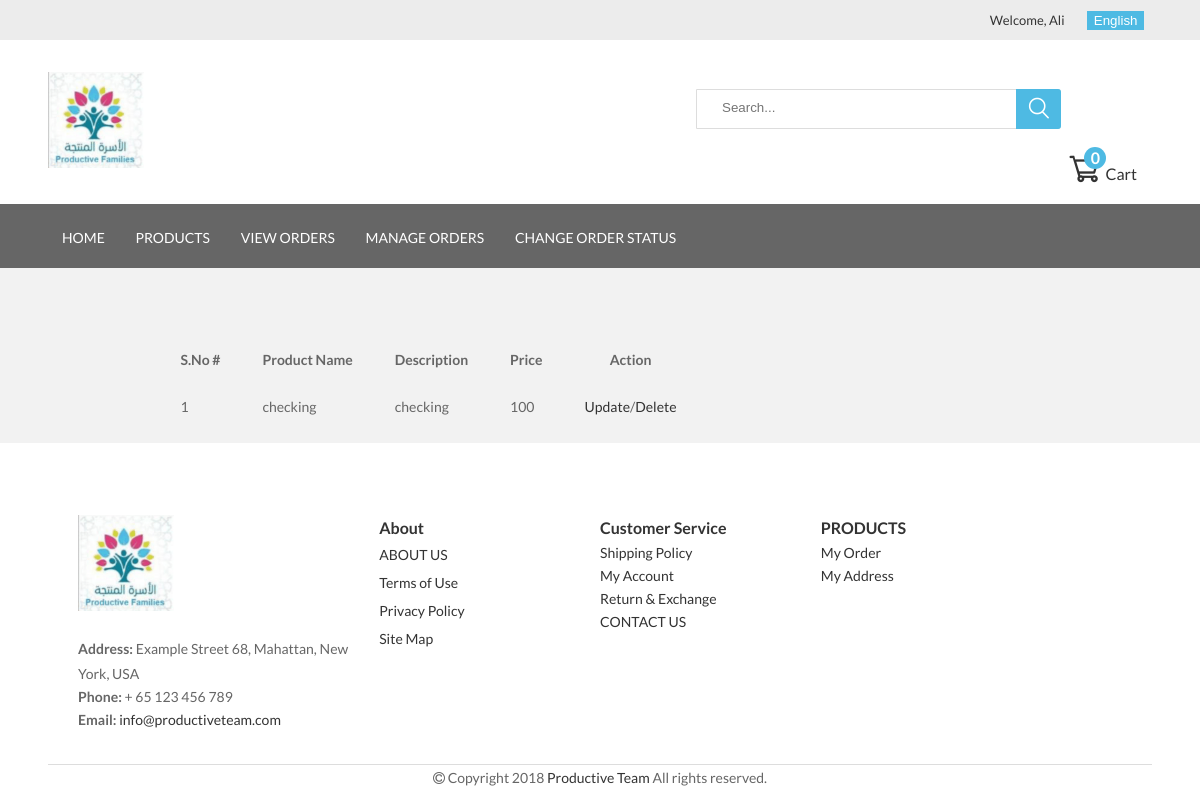
The app's page /vendors/view_products.php (signed in) with its own data.
### tables this page shows
CREATE TABLE `products` (
  `id` int(11) NOT NULL,
  `name` varchar(50) DEFAULT NULL,
  `name_ar` varchar(50) NOT NULL,
  `description` varchar(500) DEFAULT NULL,
  `description_ar` varchar(500) NOT NULL,
  `price` int(11) DEFAULT NULL,
  `image` varchar(50) DEFAULT NULL,
  `date_added` datetime NOT NULL,
  `stock_id` int(11) DEFAULT NULL,
  `product_type_id` int(11) DEFAULT NULL,
  `delivery_type_id` int(11) DEFAULT NULL,
  `added_by` int(11) NOT NULL
);

### vendors/view_products.php (the view, shortened to what this page needs)
<?php include '../includes/config.php';
include "header.php";
$query = "SELECT * FROM products p WHERE p.added_by = ".$_SESSION['u_id'];
$result = mysqli_query($con,$query);
    ?>
<div class="container">
    <section style="width: 80%; margin-left: 10%; margin-right:10%; margin-top: 5%">
        <table>
            <thead>
             	<th><?php echo "S.No #"; ?></th>
                <th><?php echo $lang['product_name']; ?></th>
                <th><?php echo $lang['description']; ?></th>
                <th><?php echo $lang['price'];  ?></th>
                <th><?php echo $lang['action']; ?></th>
            </thead>
            <?php
			                   $sno = 1;
                while($row = $result -> fetch_array()){
                        ?>
                        <tbody>
                        <td><?php echo $sno++ ?></td>
                        <td><?php echo $row['name']; ?></td>
                        <td><?php echo $row['description']; ?></td>
                        <td><?php echo $row['price']; ?></td>
                        <td><a href="update_product.php?id=<?php echo $row['id'] ?>&action=update"><?php echo $lang['update']; ?></a>/<a href="view_products.php?id=<?php echo $row['id'] ?>&action=del"><?php echo $lang['delete']; ?></a></td>
                        </tbody>
                        <?php
                }
            ?>
        </table>
    </section>
</div>
<?php include '../vendors/footer.php'?>

### assets/css/style.css (style rules this page uses)
* { box-sizing: border-box; }
html { overflow-x: hidden; }
body { font-family: "Lato", sans-serif; font-size: 14px; line-height: 25px; color: #666666; width: 100%; margin: 0 auto; overflow-x: hidden; background-color: #f2f2f2; }
.container { padding: 12px; margin-left:3% !important; margin-right:3% !important; }
a { color: #333; -webkit-transition: all 0.3s ease-in-out 0s; -moz-transition: all 0.3s ease-in-out 0s; -ms-transition: all 0.3s ease-in-out 0s; -o-transition: all 0.3s ease-in-out 0s; transition: all 0.3s ease-in-out 0s; text-decoration: none; }

### vendors/view_products.php (style rules this page uses)
th,td { padding: 10px 20px; }

### records on screen
products: name "checking", description "checking", price "100"

### other values on screen
$_SESSION['u_fname'] "Ali"
$lang['cart'] "Cart"
$total_quantity "0"
$lang['home'] "HOME"
$lang['products'] "PRODUCTS"
$lang['view_orders'] "VIEW ORDERS"
$lang['manage_order'] "MANAGE ORDERS"
$lang['change_order_status'] "CHANGE ORDER STATUS"
$lang['product_name'] "Product Name"
$lang['description'] "Description"
$lang['price'] "Price"
$lang['action'] "Action"
$lang['address'] "Address"
$lang['phone'] "Phone"
$lang['email'] "Email"
